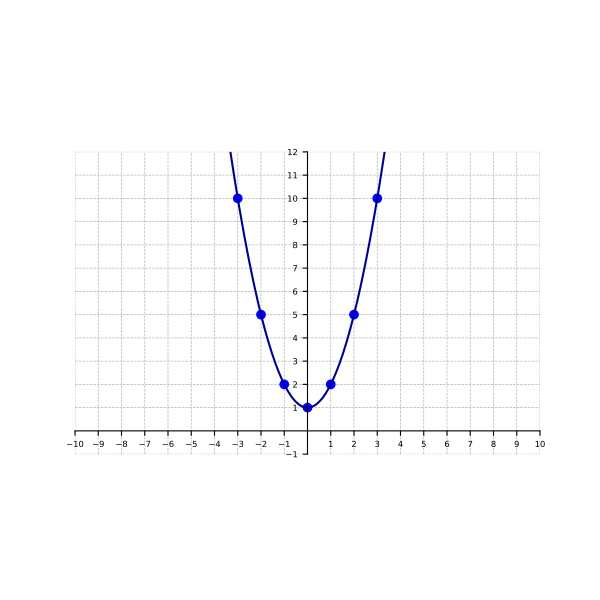

Generate this figure with Python:
import matplotlib.pyplot as plt
from pathlib import Path
import numpy as np
from matplotlib.figure import Figure
from matplotlib.axes import Axes
from figures.common.style import setup_cartesian_plane

output = Path(__file__).with_suffix(".pdf")

fig: Figure
ax: Axes
fig, ax = setup_cartesian_plane(ylim=(-1, 12))


points = [
    (-3, 10),
    (-2, 5),
    (-1, 2),
    (0, 1),
    (1, 2),
    (2, 5),
    (3, 10),
]


for point in points:
    ax.plot(point[0], point[1], "o", color="blue", markersize=6)

x = np.linspace(-10, 10, 400)
y = x**2 + 1

ax.plot(x, y, color="darkblue")

fig.savefig(output)
plt.close()
